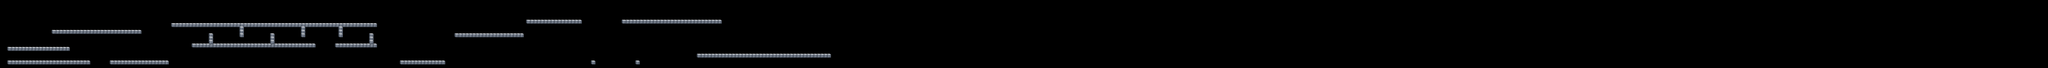

Rendered tile map (Tiled .tmx) drawn with the repository's tilesets; below, a short description and the map source with its tile grids summarised:
An orthogonal 600x20 tile map with 32x32 px tiles, 3 tile layers (block2, block3, block1), 3 tilesets.

<map version="1.0" orientation="orthogonal" renderorder="right-down" width="600" height="20" tilewidth="32" tileheight="32" nextobjectid="1">
 <tileset firstgid="1" name="csdc" tilewidth="36" tileheight="38">
  <image source="originalBlock2.png" width="36" height="38" />
 </tileset>
 <tileset firstgid="2" name="block1" tilewidth="35" tileheight="38">
  <image source="originalBlock1.png" width="35" height="38" />
 </tileset>
 <tileset firstgid="3" name="block3" tilewidth="15" tileheight="38">
  <image source="block3.png" width="15" height="38" />
 </tileset>
 <layer name="block2" width="600" height="20">
  <data>[12000 cells, 298 non-empty, 1 distinct tile ids]</data>
 </layer>
 <layer name="block3" width="600" height="20">
  <data>[12000 cells, 32 non-empty, 1 distinct tile ids]</data>
 </layer>
 <layer name="block1" width="600" height="20">
  <data>[12000 cells, 32 non-empty, 1 distinct tile ids]</data>
 </layer>
</map>
